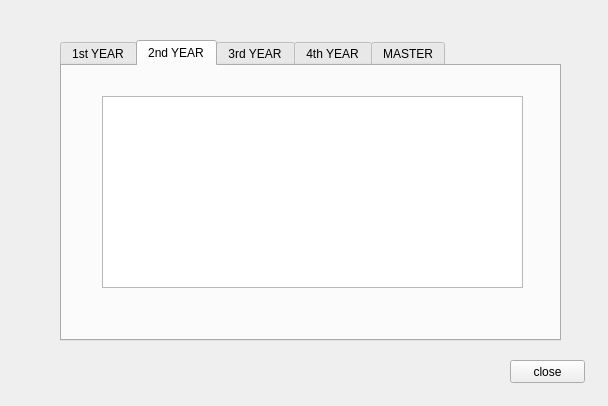
<?xml version="1.0" encoding="UTF-8"?>
<ui version="4.0">
 <class>CoursesWidgetStudent</class>
 <widget class="QWidget" name="CoursesWidgetStudent">
  <property name="geometry">
   <rect>
    <x>0</x>
    <y>0</y>
    <width>608</width>
    <height>406</height>
   </rect>
  </property>
  <property name="windowTitle">
   <string>Form</string>
  </property>
  <property name="styleSheet">
   <string notr="true">background-image: url(:/unic.jpg);</string>
  </property>
  <widget class="QTabWidget" name="tabWidget">
   <property name="geometry">
    <rect>
     <x>60</x>
     <y>40</y>
     <width>501</width>
     <height>301</height>
    </rect>
   </property>
   <property name="currentIndex">
    <number>1</number>
   </property>
   <widget class="QWidget" name="an1">
    <attribute name="title">
     <string>1st YEAR</string>
    </attribute>
    <widget class="QTableWidget" name="tableWidget">
     <property name="geometry">
      <rect>
       <x>40</x>
       <y>30</y>
       <width>421</width>
       <height>192</height>
      </rect>
     </property>
    </widget>
   </widget>
   <widget class="QWidget" name="an2">
    <attribute name="title">
     <string>2nd YEAR</string>
    </attribute>
    <widget class="QTableView" name="tableView_2">
     <property name="geometry">
      <rect>
       <x>40</x>
       <y>30</y>
       <width>421</width>
       <height>192</height>
      </rect>
     </property>
    </widget>
   </widget>
   <widget class="QWidget" name="an3">
    <attribute name="title">
     <string>3rd YEAR</string>
    </attribute>
    <widget class="QTableView" name="tableView_3">
     <property name="geometry">
      <rect>
       <x>40</x>
       <y>30</y>
       <width>421</width>
       <height>192</height>
      </rect>
     </property>
    </widget>
   </widget>
   <widget class="QWidget" name="an4">
    <attribute name="title">
     <string>4th YEAR</string>
    </attribute>
    <widget class="QTableView" name="tableView_4">
     <property name="geometry">
      <rect>
       <x>40</x>
       <y>30</y>
       <width>421</width>
       <height>192</height>
      </rect>
     </property>
    </widget>
   </widget>
   <widget class="QWidget" name="master">
    <attribute name="title">
     <string>MASTER</string>
    </attribute>
    <widget class="QTableView" name="tableView_5">
     <property name="geometry">
      <rect>
       <x>40</x>
       <y>30</y>
       <width>421</width>
       <height>192</height>
      </rect>
     </property>
    </widget>
   </widget>
  </widget>
  <widget class="QPushButton" name="back">
   <property name="geometry">
    <rect>
     <x>510</x>
     <y>360</y>
     <width>75</width>
     <height>23</height>
    </rect>
   </property>
   <property name="text">
    <string>close</string>
   </property>
  </widget>
 </widget>
 <resources/>
 <connections/>
</ui>
